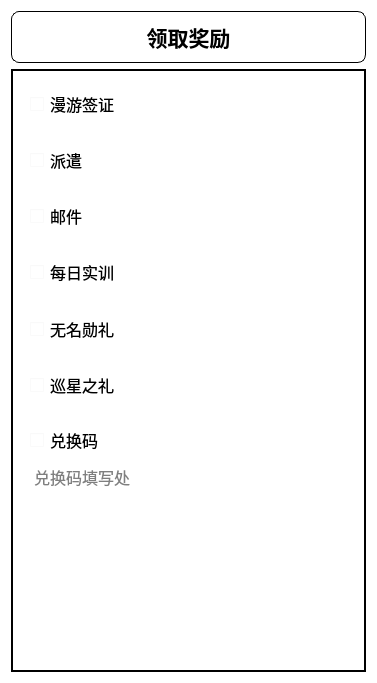
<?xml version="1.0" encoding="UTF-8"?>
<ui version="4.0">
 <class>ReceiveRewardWidget</class>
 <widget class="QWidget" name="ReceiveRewardWidget">
  <property name="geometry">
   <rect>
    <x>0</x>
    <y>0</y>
    <width>377</width>
    <height>683</height>
   </rect>
  </property>
  <property name="font">
   <font>
    <pointsize>13</pointsize>
   </font>
  </property>
  <property name="windowTitle">
   <string>Form</string>
  </property>
  <property name="styleSheet">
   <string notr="true">background-color: rgba(255, 255, 255, 0.5);</string>
  </property>
  <layout class="QGridLayout" name="gridLayout">
   <item row="1" column="0">
    <widget class="QScrollArea" name="scrollArea">
     <property name="styleSheet">
      <string notr="true">background-color: rgba(255, 255, 255, 0.1);
border: 1.35px solid black;  font-size: 16px;</string>
     </property>
     <property name="widgetResizable">
      <bool>true</bool>
     </property>
     <widget class="QWidget" name="scrollAreaWidgetContents">
      <property name="geometry">
       <rect>
        <x>0</x>
        <y>0</y>
        <width>357</width>
        <height>610</height>
       </rect>
      </property>
      <layout class="QVBoxLayout" name="verticalLayout_3">
       <item>
        <widget class="QFrame" name="frame3_1">
         <property name="styleSheet">
          <string notr="true">border:none</string>
         </property>
         <property name="frameShape">
          <enum>QFrame::Shape::StyledPanel</enum>
         </property>
         <property name="frameShadow">
          <enum>QFrame::Shadow::Raised</enum>
         </property>
         <layout class="QHBoxLayout" name="horizontalLayout_2">
          <item>
           <widget class="QCheckBox" name="trailblaze_profile_checkbox">
            <property name="minimumSize">
             <size>
              <width>0</width>
              <height>30</height>
             </size>
            </property>
            <property name="styleSheet">
             <string notr="true">QCheckBox{border: none;}
                                                    QCheckBox:hover {
                                                    background-color: #f0f0f0;
                                                    }

                                                    /* 勾选框悬停时边框变色 */
                                                    QCheckBox::indicator:hover {
                                                    border-color: #666;
                                                    }</string>
            </property>
            <property name="text">
             <string>漫游签证</string>
            </property>
           </widget>
          </item>
         </layout>
        </widget>
       </item>
       <item>
        <widget class="QFrame" name="frame3_2">
         <property name="styleSheet">
          <string notr="true">border:none</string>
         </property>
         <property name="frameShape">
          <enum>QFrame::Shape::StyledPanel</enum>
         </property>
         <property name="frameShadow">
          <enum>QFrame::Shadow::Raised</enum>
         </property>
         <layout class="QHBoxLayout" name="horizontalLayout_4">
          <item>
           <widget class="QCheckBox" name="assignment_checkbox">
            <property name="minimumSize">
             <size>
              <width>0</width>
              <height>30</height>
             </size>
            </property>
            <property name="styleSheet">
             <string notr="true">QCheckBox{border: none;}
                                                    QCheckBox:hover {
                                                    background-color: #f0f0f0;
                                                    }

                                                    /* 勾选框悬停时边框变色 */
                                                    QCheckBox::indicator:hover {
                                                    border-color: #666;
                                                    }</string>
            </property>
            <property name="text">
             <string>派遣</string>
            </property>
           </widget>
          </item>
         </layout>
        </widget>
       </item>
       <item>
        <widget class="QFrame" name="frame3_3">
         <property name="styleSheet">
          <string notr="true">border:none</string>
         </property>
         <property name="frameShape">
          <enum>QFrame::Shape::StyledPanel</enum>
         </property>
         <property name="frameShadow">
          <enum>QFrame::Shadow::Raised</enum>
         </property>
         <layout class="QHBoxLayout" name="horizontalLayout_7">
          <item>
           <widget class="QCheckBox" name="mail_checkbox">
            <property name="minimumSize">
             <size>
              <width>0</width>
              <height>30</height>
             </size>
            </property>
            <property name="styleSheet">
             <string notr="true">QCheckBox{border: none;}
                                                    QCheckBox:hover {
                                                    background-color: #f0f0f0;
                                                    }

                                                    /* 勾选框悬停时边框变色 */
                                                    QCheckBox::indicator:hover {
                                                    border-color: #666;
                                                    }</string>
            </property>
            <property name="text">
             <string>邮件</string>
            </property>
           </widget>
          </item>
         </layout>
        </widget>
       </item>
       <item>
        <widget class="QFrame" name="frame3_4">
         <property name="styleSheet">
          <string notr="true">border:none</string>
         </property>
         <property name="frameShape">
          <enum>QFrame::Shape::StyledPanel</enum>
         </property>
         <property name="frameShadow">
          <enum>QFrame::Shadow::Raised</enum>
         </property>
         <layout class="QHBoxLayout" name="horizontalLayout_9">
          <item>
           <widget class="QCheckBox" name="daily_reward_checkbox">
            <property name="minimumSize">
             <size>
              <width>0</width>
              <height>30</height>
             </size>
            </property>
            <property name="styleSheet">
             <string notr="true">QCheckBox{border: none;}
                                                    QCheckBox:hover {
                                                    background-color: #f0f0f0;
                                                    }

                                                    /* 勾选框悬停时边框变色 */
                                                    QCheckBox::indicator:hover {
                                                    border-color: #666;
                                                    }</string>
            </property>
            <property name="text">
             <string>每日实训</string>
            </property>
           </widget>
          </item>
         </layout>
        </widget>
       </item>
       <item>
        <widget class="QFrame" name="frame3_5">
         <property name="styleSheet">
          <string notr="true">border:none</string>
         </property>
         <property name="frameShape">
          <enum>QFrame::Shape::StyledPanel</enum>
         </property>
         <property name="frameShadow">
          <enum>QFrame::Shadow::Raised</enum>
         </property>
         <layout class="QHBoxLayout" name="horizontalLayout_8">
          <item>
           <widget class="QCheckBox" name="nameless_honour_checkbox">
            <property name="minimumSize">
             <size>
              <width>0</width>
              <height>30</height>
             </size>
            </property>
            <property name="styleSheet">
             <string notr="true">QCheckBox{border: none;}
                                                    QCheckBox:hover {
                                                    background-color: #f0f0f0;
                                                    }

                                                    /* 勾选框悬停时边框变色 */
                                                    QCheckBox::indicator:hover {
                                                    border-color: #666;
                                                    }</string>
            </property>
            <property name="text">
             <string>无名勋礼</string>
            </property>
           </widget>
          </item>
         </layout>
        </widget>
       </item>
       <item>
        <widget class="QFrame" name="frame3_6">
         <property name="styleSheet">
          <string notr="true">border:none</string>
         </property>
         <property name="frameShape">
          <enum>QFrame::Shape::StyledPanel</enum>
         </property>
         <property name="frameShadow">
          <enum>QFrame::Shadow::Raised</enum>
         </property>
         <layout class="QHBoxLayout" name="horizontalLayout_6">
          <item>
           <widget class="QCheckBox" name="gift_of_odyssey_checkbox">
            <property name="minimumSize">
             <size>
              <width>0</width>
              <height>30</height>
             </size>
            </property>
            <property name="styleSheet">
             <string notr="true">QCheckBox{border: none;}
                                                    QCheckBox:hover {
                                                    background-color: #f0f0f0;
                                                    }

                                                    /* 勾选框悬停时边框变色 */
                                                    QCheckBox::indicator:hover {
                                                    border-color: #666;
                                                    }</string>
            </property>
            <property name="text">
             <string>巡星之礼</string>
            </property>
           </widget>
          </item>
         </layout>
        </widget>
       </item>
       <item>
        <widget class="QFrame" name="frame3_7">
         <property name="styleSheet">
          <string notr="true">border:none</string>
         </property>
         <property name="frameShape">
          <enum>QFrame::Shape::StyledPanel</enum>
         </property>
         <property name="frameShadow">
          <enum>QFrame::Shadow::Raised</enum>
         </property>
         <layout class="QVBoxLayout" name="verticalLayout">
          <item>
           <widget class="QCheckBox" name="redeem_code_checkbox">
            <property name="minimumSize">
             <size>
              <width>0</width>
              <height>30</height>
             </size>
            </property>
            <property name="styleSheet">
             <string notr="true">QCheckBox{border: none;}
                                                    QCheckBox:hover {
                                                    background-color: #f0f0f0;
                                                    }

                                                    /* 勾选框悬停时边框变色 */
                                                    QCheckBox::indicator:hover {
                                                    border-color: #666;
                                                    }</string>
            </property>
            <property name="text">
             <string>兑换码</string>
            </property>
           </widget>
          </item>
          <item>
           <widget class="QTextEdit" name="redeem_code_textEdit">
            <property name="sizePolicy">
             <sizepolicy hsizetype="Expanding" vsizetype="Fixed">
              <horstretch>0</horstretch>
              <verstretch>0</verstretch>
             </sizepolicy>
            </property>
            <property name="placeholderText">
             <string>兑换码填写处</string>
            </property>
           </widget>
          </item>
         </layout>
        </widget>
       </item>
      </layout>
     </widget>
    </widget>
   </item>
   <item row="0" column="0">
    <widget class="QFrame" name="frame">
     <property name="styleSheet">
      <string notr="true">border-radius: 8px;
border: 1.2px solid black;
background-color: rgba(255, 255, 255, 0.4);</string>
     </property>
     <property name="frameShape">
      <enum>QFrame::Shape::StyledPanel</enum>
     </property>
     <property name="frameShadow">
      <enum>QFrame::Shadow::Raised</enum>
     </property>
     <layout class="QVBoxLayout" name="verticalLayout_2">
      <item>
       <widget class="QLabel" name="label">
        <property name="styleSheet">
         <string notr="true">border:none</string>
        </property>
        <property name="text">
         <string>&lt;html&gt;&lt;head/&gt;&lt;body&gt;&lt;p align=&quot;center&quot;&gt;&lt;span style=&quot; font-size:16pt; font-weight:700;&quot;&gt;领取奖励&lt;/span&gt;&lt;/p&gt;&lt;/body&gt;&lt;/html&gt;</string>
        </property>
       </widget>
      </item>
     </layout>
    </widget>
   </item>
  </layout>
 </widget>
 <resources/>
 <connections/>
</ui>
